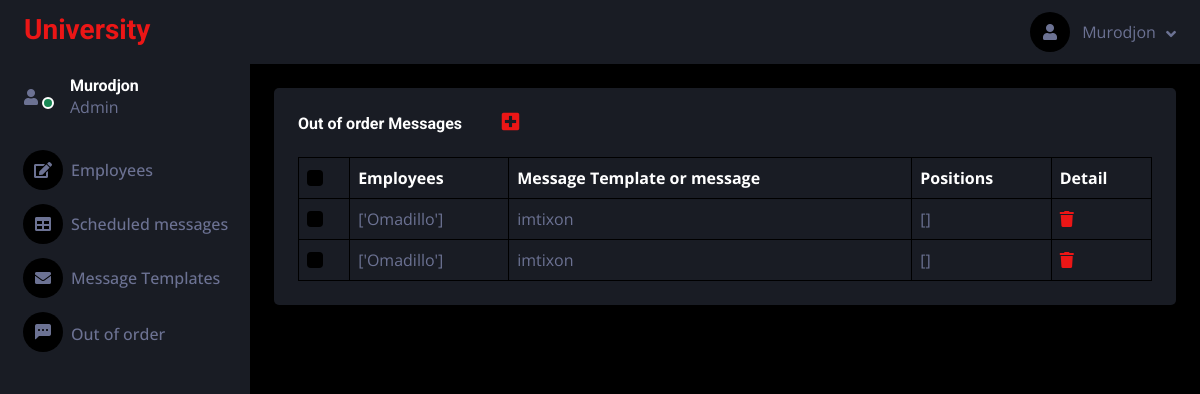
Page /out_of_order/ (signed in) on the committed database.
### main/models.py (models this page shows, shortened)
class Out_of_order(models.Model):
    employee = models.ManyToManyField(Employees, blank=True)
    template = models.ForeignKey(Messages,on_delete=models.CASCADE,null=True, blank=True)
    message = models.TextField()
    position = models.ManyToManyField(Positions, blank=True)
    def get_employees(self):
        employees = self.employee.all()
        employee_name = []
        for employee in employees:
            employee_name.append(employee.name)
        return employee_name
    def get_positions(self):
        positions = self.position.all()
        position_title = []
        for position in positions:
            position_title.append(position.title)
        return position_title

class Employees(models.Model):
    name = models.CharField(max_length=256)
    surname = models.CharField(max_length=256)
    position = models.ForeignKey(Positions, on_delete=models.CASCADE)
    phone = models.CharField(max_length=15, unique=True)
    telegram = models.CharField(max_length=20, unique=True)

class Messages(models.Model):
    title = models.CharField(max_length=100)
    info = models.TextField()
    def __str__(self) -> str:
        return self.title

### main/views.py (the view, shortened to what this page needs)
# urls.py: path('out_of_order/',OutOfOrderView.as_view(),name='out_of_order'),
class OutOfOrderView(LoginRequiredMixin,View):
    def get(self, request):
        messages = Out_of_order.objects.all()
        out_of_order_cache = cache.get('out_of_order_cache')
        for message in messages:
            print(message.get_employees())
        context = {"admin":request.user,"messages":messages}
        return render(request,'out_of_order.html',context)

### templates/out_of_order.html (shortened to what this page needs)
{% include 'wrapper.html' %}
{% block content %}
        <div class="content">
            <nav class="navbar navbar-expand bg-secondary navbar-dark sticky-top px-4 py-0">
                <div class="navbar-nav align-items-center ms-auto">
                        <div class="nav-item dropdown">
                        <a href="#" class="nav-link dropdown-toggle" data-bs-toggle="dropdown">
                            <i class="fa fa-user me-lg-2" aria-hidden="true"></i>
                            <span class="d-none d-lg-inline-flex">{{ admin }}</span>
                        </a>
                    </div>
                </div>
            </nav>
            <div class="container-fluid pt-4 px-4">
                <div class="bg-secondary text-center rounded p-4">
                    <div class="d-flex align-items-center justify-content-between mb-4">
                        <h6 class="mb-0">Out of order Messages &nbsp &nbsp &nbsp &nbsp &nbsp<a href="/add_out_of_order/"><i class="fa fa-plus-square" aria-hidden="true" style="font-size: 20px;"></i></a></h6>
                    </div>
                    <div class="table-responsive">
                        <table class="table text-start align-middle table-bordered table-hover mb-0" >
                            <thead>
                                <tr class="text-white">
                                    <th scope="col"><input class="form-check-input" type="checkbox" id="master_checkbox"></th>
                                    <th scope="col">Employees</th>
                                    <th scope="col">Message Template or message</th>
                                    <th scope="col">Positions</th>
                                    <th scope="col">Detail</th>
                                </tr>
                            </thead>
                            <tbody>
                                {% for i in messages %}
                                <tr >
                                    <td><input class="form-check-input other_checkbox" type="checkbox"></td>
                                    <td>{{ i.get_employees }}</td>
                                    <td>{{ i.template }}</td>
                                    <td>{{ i.get_positions }}</td>
                                    <td><a href="/delete_out_of_order/{{ i.id }}"><i class="fa fa-trash" aria-hidden="true"></i></a></td>
                                </tr>
                                {% endfor %}
                            </tbody>
                        </table>
                    </div>
                </div>
            </div>
        </div>
{% endblock content %}

### templates/wrapper.html (shortened to what this page needs)
<!DOCTYPE html>
<html lang="en">
<head>
    <link href="https://cdnjs.cloudflare.com/ajax/libs/font-awesome/5.10.0/css/all.min.css" rel="stylesheet">
    <link href="https://cdn.jsdelivr.net/npm/bootstrap-icons@1.4.1/font/bootstrap-icons.css" rel="stylesheet">
    <link href="/static/lib/owlcarousel/assets/owl.carousel.min.css" rel="stylesheet">
    <link href="/static/lib/tempusdominus/css/tempusdominus-bootstrap-4.min.css" rel="stylesheet" />
    <link href="/static/css/bootstrap.min.css" rel="stylesheet">
    <link href="/static/css/style.css" rel="stylesheet">
</head>
<body>
    <div class="container-fluid position-relative d-flex p-0">
        <div class="sidebar pe-7 pb-3">
            <nav class="navbar bg-secondary navbar-dark">
                <a href="index.html" class="navbar-brand mx-4 mb-3">
                    <h3 class="text-primary">University</h3>
                </a>
                <div class="d-flex align-items-center ms-4 mb-4">
                    <div class="position-relative">
                        <i class="fa fa-user me-lg-3" aria-hidden="true"></i>
                        <div class="bg-success rounded-circle border border-2 border-white position-absolute end-0 bottom-0 p-1"></div>
                    </div>
                    <div class="ms-3">
                        <h6 class="mb-0">{{ admin }}</h6>
                        <span>Admin</span>
                    </div>
                </div>
                <div class="navbar-nav w-100">
                    <a href="/" class="nav-item nav-link"><i class="fa fa-edit   me-2"></i>Employees</a>
                    <a href="/schuduled_messages/" class="nav-item nav-link"><i class="fa fa-table me-2"></i>Scheduled messages</a>
                    <a href="/messages/" class="nav-item nav-link"><i class="fa fa-envelope me-lg-2"></i></i>Message Templates</a>
                    <a href="/out_of_order/" class="nav-item nav-link"><i class="bi bi-chat-left-dots-fill me-2"></i>Out of order</a>
                </div>
            </nav>
        </div>
    </div>
</body>
</html>

### static/css/style.css (style rules this page uses)
:root { --primary: #EB1616; --secondary: #191C24; --light: #6C7293; --dark: #000000; }
.sidebar { position: fixed; top: 0; left: 0; bottom: 0; width: 250px; height: 100vh; overflow-y: auto; background: var(--secondary); transition: 0.5s; z-index: 999; }
.content { margin-left: 250px; min-height: 100vh; background: var(--dark); transition: 0.5s; }
@media (min-width: 992px) { .sidebar { margin-left: 0; } }
@media (min-width: 992px) { .content { width: calc(100% - 250px); } }
.sidebar .navbar .navbar-nav .nav-link { padding: 7px 20px; color: var(--light); font-weight: 500; border-left: 3px solid var(--secondary); border-radius: 0 30px 30px 0; outline: none; }
.sidebar .navbar .navbar-nav .nav-link i { width: 40px; height: 40px; display: inline-flex; align-items: center; justify-content: center; background: var(--dark); border-radius: 40px; }
.content .navbar .navbar-nav .nav-link { margin-left: 25px; padding: 12px 0; color: var(--light); outline: none; }
.content .navbar .sidebar-toggler, .content .navbar .navbar-nav .nav-link i { width: 40px; height: 40px; display: inline-flex; align-items: center; justify-content: center; background: var(--dark); border-radius: 40px; }
.content .navbar .dropdown-toggle::after { margin-left: 6px; vertical-align: middle; border: none; content: "\f107"; font-family: "Font Awesome 5 Free"; font-weight: 900; transition: .5s; }

### rows in the picture
Out_of_order: get_employees "['Omadillo']", template "imtixon", get_positions "[]"
Out_of_order: get_employees "['Omadillo']", template "imtixon", get_positions "[]"

### other values in the picture
{{ admin }} "Murodjon"
